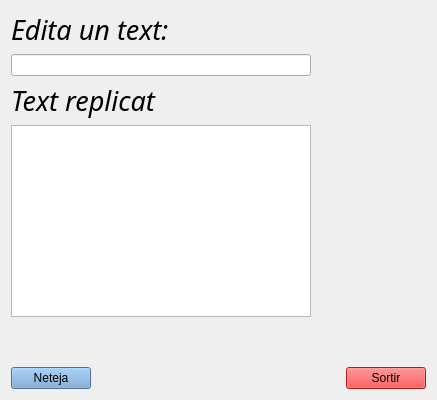
<?xml version="1.0" encoding="UTF-8"?>
<ui version="4.0">
 <class>Form</class>
 <widget class="QWidget" name="Form">
  <property name="geometry">
   <rect>
    <x>0</x>
    <y>0</y>
    <width>437</width>
    <height>400</height>
   </rect>
  </property>
  <property name="windowTitle">
   <string>Form</string>
  </property>
  <layout class="QVBoxLayout" name="verticalLayout_3">
   <item>
    <layout class="QHBoxLayout" name="horizontalLayout_3">
     <item>
      <layout class="QVBoxLayout" name="verticalLayout">
       <item>
        <widget class="QLabel" name="label">
         <property name="minimumSize">
          <size>
           <width>300</width>
           <height>0</height>
          </size>
         </property>
         <property name="font">
          <font>
           <family>Yrsa</family>
           <pointsize>20</pointsize>
           <italic>true</italic>
          </font>
         </property>
         <property name="text">
          <string>Edita un text:</string>
         </property>
        </widget>
       </item>
       <item>
        <widget class="QLineEdit" name="lineEdit">
         <property name="minimumSize">
          <size>
           <width>100</width>
           <height>0</height>
          </size>
         </property>
        </widget>
       </item>
      </layout>
     </item>
     <item>
      <spacer name="horizontalSpacer_2">
       <property name="orientation">
        <enum>Qt::Horizontal</enum>
       </property>
       <property name="sizeHint" stdset="0">
        <size>
         <width>379</width>
         <height>20</height>
        </size>
       </property>
      </spacer>
     </item>
    </layout>
   </item>
   <item>
    <layout class="QHBoxLayout" name="horizontalLayout_4">
     <item>
      <layout class="QVBoxLayout" name="verticalLayout_2">
       <item>
        <widget class="QLabel" name="label_2">
         <property name="font">
          <font>
           <family>Yrsa</family>
           <pointsize>20</pointsize>
           <italic>true</italic>
          </font>
         </property>
         <property name="text">
          <string>Text replicat</string>
         </property>
        </widget>
       </item>
       <item>
        <widget class="QTextEdit" name="textEdit">
         <property name="minimumSize">
          <size>
           <width>300</width>
           <height>0</height>
          </size>
         </property>
        </widget>
       </item>
      </layout>
     </item>
     <item>
      <spacer name="horizontalSpacer_3">
       <property name="orientation">
        <enum>Qt::Horizontal</enum>
       </property>
       <property name="sizeHint" stdset="0">
        <size>
         <width>40</width>
         <height>20</height>
        </size>
       </property>
      </spacer>
     </item>
    </layout>
   </item>
   <item>
    <spacer name="verticalSpacer">
     <property name="orientation">
      <enum>Qt::Vertical</enum>
     </property>
     <property name="sizeHint" stdset="0">
      <size>
       <width>20</width>
       <height>30</height>
      </size>
     </property>
    </spacer>
   </item>
   <item>
    <layout class="QHBoxLayout" name="horizontalLayout_2">
     <item>
      <layout class="QHBoxLayout" name="horizontalLayout">
       <item>
        <widget class="QPushButton" name="pushButton">
         <property name="styleSheet">
          <string notr="true">background-color: rgb(114, 159, 207);</string>
         </property>
         <property name="text">
          <string>Neteja</string>
         </property>
        </widget>
       </item>
       <item>
        <spacer name="horizontalSpacer">
         <property name="orientation">
          <enum>Qt::Horizontal</enum>
         </property>
         <property name="sizeHint" stdset="0">
          <size>
           <width>40</width>
           <height>20</height>
          </size>
         </property>
        </spacer>
       </item>
      </layout>
     </item>
     <item>
      <widget class="QPushButton" name="pushButton_2">
       <property name="styleSheet">
        <string notr="true">background-color: rgb(239, 41, 41);</string>
       </property>
       <property name="text">
        <string>Sortir</string>
       </property>
      </widget>
     </item>
    </layout>
   </item>
  </layout>
 </widget>
 <resources/>
 <connections>
  <connection>
   <sender>pushButton</sender>
   <signal>clicked()</signal>
   <receiver>textEdit</receiver>
   <slot>clear()</slot>
   <hints>
    <hint type="sourcelabel">
     <x>69</x>
     <y>377</y>
    </hint>
    <hint type="destinationlabel">
     <x>159</x>
     <y>230</y>
    </hint>
   </hints>
  </connection>
  <connection>
   <sender>pushButton</sender>
   <signal>clicked()</signal>
   <receiver>lineEdit</receiver>
   <slot>clear()</slot>
   <hints>
    <hint type="sourcelabel">
     <x>20</x>
     <y>379</y>
    </hint>
    <hint type="destinationlabel">
     <x>46</x>
     <y>73</y>
    </hint>
   </hints>
  </connection>
  <connection>
   <sender>pushButton_2</sender>
   <signal>clicked()</signal>
   <receiver>Form</receiver>
   <slot>close()</slot>
   <hints>
    <hint type="sourcelabel">
     <x>381</x>
     <y>377</y>
    </hint>
    <hint type="destinationlabel">
     <x>384</x>
     <y>320</y>
    </hint>
   </hints>
  </connection>
  <connection>
   <sender>lineEdit</sender>
   <signal>textChanged(QString)</signal>
   <receiver>textEdit</receiver>
   <slot>setText(QString)</slot>
   <hints>
    <hint type="sourcelabel">
     <x>214</x>
     <y>70</y>
    </hint>
    <hint type="destinationlabel">
     <x>249</x>
     <y>174</y>
    </hint>
   </hints>
  </connection>
 </connections>
</ui>
